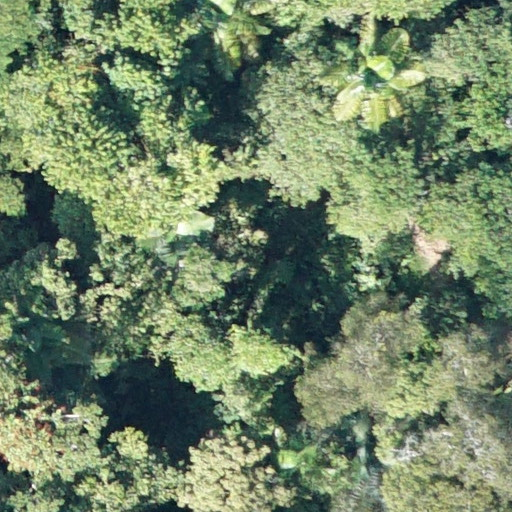
#> input picture dataset/test/1.jpg, 512 x 512 px, given as the content of the folder eForest/Junior/CSC 391/Projects/Project #4/dataset/new_train, which was not available
$ python train_test.py   (older library calls are emulated)
#> lines starting #> are read from the running program, lines starting #| are printed output that depends on the picture; pictures that were not available may be replaced by others from this repository, and a replacement may not be noted
### main.py
"""
Alex Brockman - Project #4 Classification

Global Feature Extraction

Code samples borrowed from: https://gogul09.github.io/software/image-classification-python
"""

# organize imports
from sklearn.preprocessing import LabelEncoder
from sklearn.preprocessing import MinMaxScaler
import numpy as np
import mahotas
import cv2
import os
import h5py
import glob

# fixed-sizes for image
fixed_size = tuple((512, 512))

# path to training data
train_path = "/Users/Alex/Dropbox/Documents_WakeForest/Junior/CSC 391/Projects/Project #4/dataset/new_train"
print(os.listdir("/Users/Alex/Dropbox/Documents_WakeForest/Junior/CSC 391/Projects/Project #4/dataset/new_train"))

# no.of.trees for Random Forests
num_trees = 500

# bins for histogram
bins = 8

# train_test_split size
test_size = 0.10

# seed for reproducing same results
seed = 9

# feature-descriptor-1: Hu Moments
def fd_hu_moments(image):
    image = cv2.cvtColor(image, cv2.COLOR_BGR2GRAY)
    feature = cv2.HuMoments(cv2.moments(image)).flatten()
    return feature

# feature-descriptor-2: Haralick Texture
def fd_haralick(image):
    # convert the image to grayscale
    gray = cv2.cvtColor(image, cv2.COLOR_BGR2GRAY)
    # compute the haralick texture feature vector
    haralick = mahotas.features.haralick(gray).mean(axis=0)
    # return the result
    return haralick

# feature-descriptor-3: Color Histogram
# [9 lines left out: function fd_histogram, not called in this run]

# get the training labels
train_labels = os.listdir(train_path)

# remove .ds_store files if they exist
for item in train_labels:
    if item.startswith('.'):
        train_labels.remove(item)
print("train labels: ", train_labels)

# sort the training labels
train_labels.sort()

# empty lists to hold feature vectors and labels
global_features = []
labels = []

i, j = 0, 0
k = 0

# num of images per class
images_per_class = 10

# loop over the training data sub-folders
for training_name in train_labels:
    # join the training data path and each species training folder
    dir = os.path.join(train_path, training_name)
    print("dir: ", dir)

    # get the current training label
    current_label = training_name

    k = 1
    testpath = os.path.isdir("/Users/Alex/Dropbox/Documents_WakeForest/Junior/CSC 391/Projects/Project #4/dataset/test")
    trainpath = os.path.isdir(train_path)
    # loop over the images in each sub-folder
    for file in glob.glob(dir + "/*.jpg"): #for x in range(1,images_per_class+1):

        #print each one of the files in dataset
        print("file: ", file)
        # get the image file name

        # read the image and resize it to a fixed-size
        image = cv2.imread(file)
#> image is the input picture: shape (512, 512, 3); mean B, G, R 101.7, 131.8, 113.4
        image = cv2.resize(image, fixed_size)

        ####################################
        # Global Feature extraction
        ####################################
        fv_hu_moments = fd_hu_moments(image)
#> in fd_hu_moments, `image = cv2.cvtColor(image, cv2.COLOR_BGR2GRAY)`:
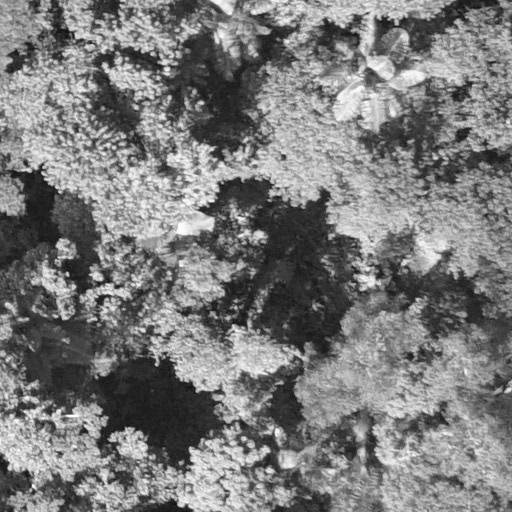
#> image: shape (512, 512); min 10, max 254, mean 122.9
#> in fd_hu_moments, `feature = cv2.HuMoments(cv2.moments(image)).flatten()`: feature = [0.00139, 2.34e-09, 2.58e-12, 2.98e-12, -7.61e-24, -1.01e-16, -3.24e-24]
#> fv_hu_moments has the same summary as feature in fd_hu_moments
        fv_haralick   = fd_haralick(image)
        fv_histogram  = fd_histogram(image)

        ###################################
        # Concatenate global features
        ###################################
        global_feature = np.hstack([fv_histogram, fv_haralick, fv_hu_moments])

        # update the list of labels and feature vectors
        labels.append(current_label)
        global_features.append(global_feature)

        i += 1
        k += 1
    print("[STATUS] processed folder: {}".format(current_label))
    j += 1

print("[STATUS] completed Global Feature Extraction...")

# get the overall feature vector size
print("[STATUS] feature vector size {}".format(np.array(global_features).shape))

# get the overall training label size
print("[STATUS] training Labels {}".format(np.array(labels).shape))

# encode the target labels
targetNames = np.unique(labels)
le = LabelEncoder()
target = le.fit_transform(labels)
print("[STATUS] training labels encoded...")

# normalize the feature vector in the range (0-1)
scaler = MinMaxScaler(feature_range=(0, 1))
rescaled_features = scaler.fit_transform(global_features)
print("[STATUS] feature vector normalized...")

print("[STATUS] target labels: {}".format(target))
print("[STATUS] target labels shape: {}".format(target.shape))

# save the feature vector using HDF5
h5f_data = h5py.File('output/data.h5', 'w')
h5f_data.create_dataset('dataset_1', data=np.array(rescaled_features))

h5f_label = h5py.File('output/labels.h5', 'w')
h5f_label.create_dataset('dataset_1', data=np.array(target))

h5f_data.close()
h5f_label.close()

print("[STATUS] end of training..")

### train_test.py
"""
Alex Brockman - Project #4 Classification

Code to train the model, displaying a histogram of results followed by a prediction for each of the test images

Code samples borrowed from: https://gogul09.github.io/software/image-classification-python
"""

# import the necessary packages
#> (the run stopped early here; a loop or call above may not have finished)

$ run again, on dataset/test/13.jpg
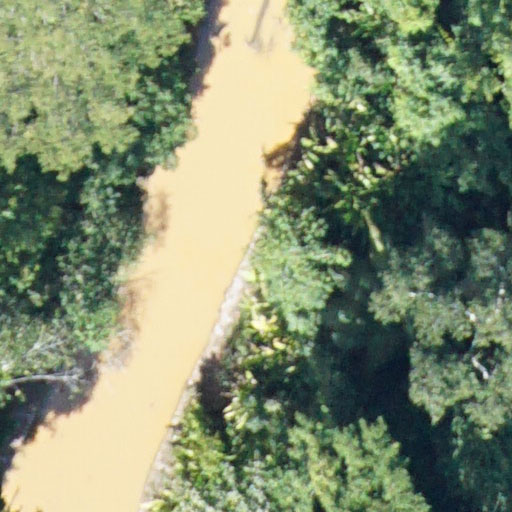
#> input picture dataset/test/13.jpg, 512 x 512 px, given as the content of the folder eForest/Junior/CSC 391/Projects/Project #4/dataset/new_train, which was not available
#> image is the input picture: shape (512, 512, 3); mean B, G, R 110.9, 140.2, 128.8
#> in fd_hu_moments, `image = cv2.cvtColor(image, cv2.COLOR_BGR2GRAY)`:
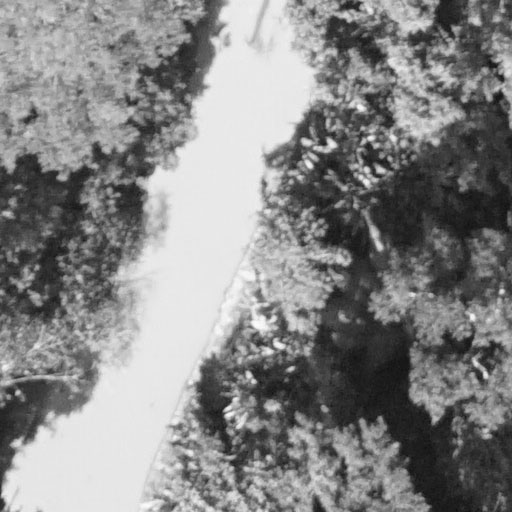
#> image: shape (512, 512); min 15, max 251, mean 133.5
#> feature = [0.00118, 3.06e-08, 3.09e-11, 9.17e-12, 1.1e-22, -1.58e-15, -1.09e-22]
#> fv_hu_moments has the same summary as feature in fd_hu_moments

$ run again, on dataset/test/14.jpg
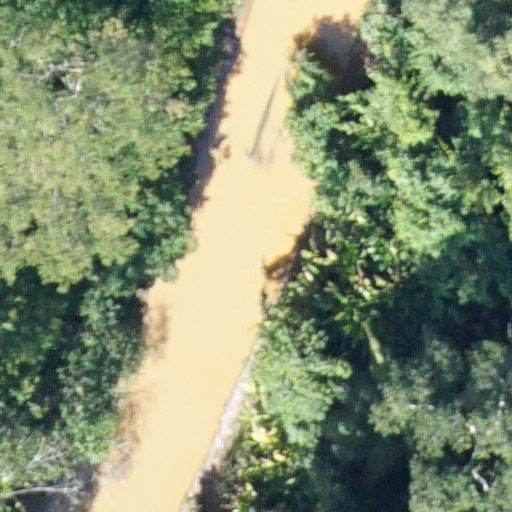
#> input picture dataset/test/14.jpg, 512 x 512 px, given as the content of the folder eForest/Junior/CSC 391/Projects/Project #4/dataset/new_train, which was not available
#> image is the input picture: shape (512, 512, 3); mean B, G, R 111.3, 141.5, 129.3
#> in fd_hu_moments, `image = cv2.cvtColor(image, cv2.COLOR_BGR2GRAY)`:
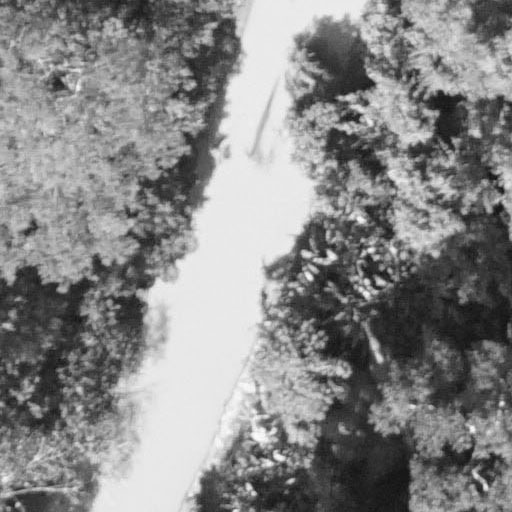
#> image: shape (512, 512); min 15, max 251, mean 134.5
#> feature = [0.00115, 1.47e-08, 1.41e-11, 6.16e-12, -2.18e-23, -7.02e-16, -5.31e-23]
#> fv_hu_moments has the same summary as feature in fd_hu_moments

$ run again, on dataset/test/15.jpg
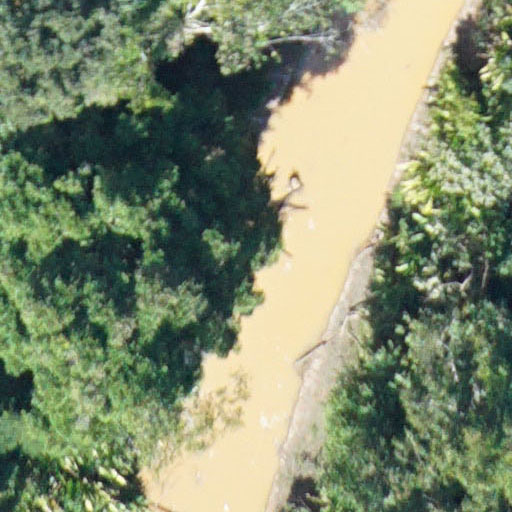
#> input picture dataset/test/15.jpg, 512 x 512 px, given as the content of the folder eForest/Junior/CSC 391/Projects/Project #4/dataset/new_train, which was not available
#> image is the input picture: shape (512, 512, 3); mean B, G, R 109.1, 137.4, 126.5
#> in fd_hu_moments, `image = cv2.cvtColor(image, cv2.COLOR_BGR2GRAY)`:
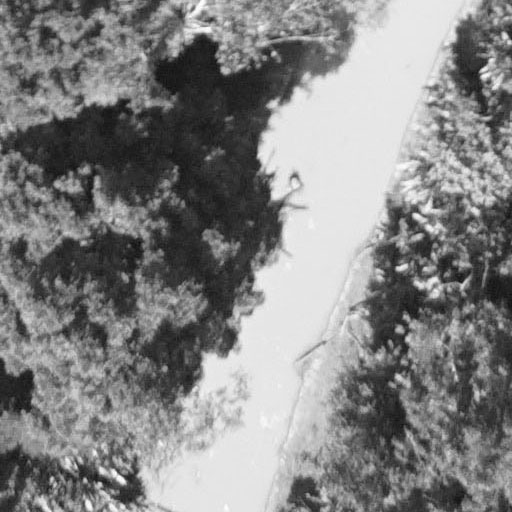
#> image: shape (512, 512); min 12, max 254, mean 130.9
#> feature = [0.00123, 3.64e-08, 8.68e-12, 1.55e-11, 1.59e-22, -2.95e-15, -8.34e-23]
#> fv_hu_moments has the same summary as feature in fd_hu_moments
